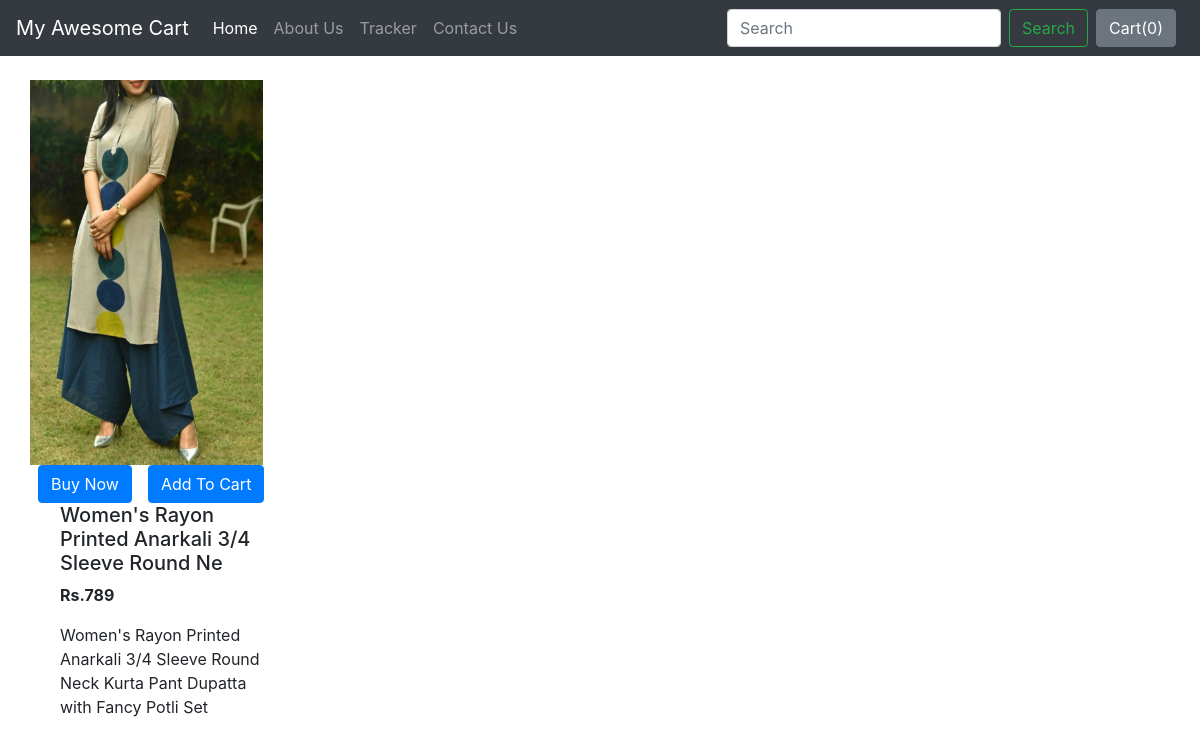
Page /shop/products/13 on the committed database.
### shop/models.py (models this page shows)
class Product(models.Model):
    product_id=models.AutoField
    product_name=models.CharField(max_length=50)
    category= models.CharField(max_length=50, default="")
    subcategory=models.CharField(max_length=50, default="")
    price=models.IntegerField(default=0)
    desc=models.CharField(max_length=300)
    pub_date=models.DateField()
    image=models.ImageField(upload_to="shop/images",default="")
    def __str__(self):
        return self.product_name

### shop/views.py (the view)
# urls.py: path("products/<int:myid>",views.productView, name="ProductView"),
def productView(request,myid):
    product=Product.objects.filter(id=myid)
    print(product)
    return render(request, 'shop/prodView.html',{'product':product[0]})

### shop/templates/shop/prodView.html (shortened to what this page needs)
{% extends 'shop/basic.html' %}
{% block body %}
<div class="container my-4">
    <div class="row">
        <div class="col-md-4">
            <div class="row">
                <img src="/media/{{product.image}}" width="233px" height="385px">
            </div>
            <div class="row">
                <button class="btn btn-primary mx-2"> Buy Now</button>
                <button class="btn btn-primary mx-2 "> Add To Cart</button>
            </div>
            <div class="col-md-8">
                <h5>{{product.product_name}}</h5>
                <p><b>Rs.{{product.price}}</b></p>
                <p>{{product.desc}}</p>
            </div>
        </div>
    </div>
        {% endblock %}

### rows in the picture
Product: image (picture), product_name "Women's Rayon Printed Anarkali 3/4 Sleeve Round Ne", price "789", desc "Women's Rayon Printed Anarkali 3/4 Sleeve Round Neck Kurta Pant Dupatta with Fancy Potli Set"
